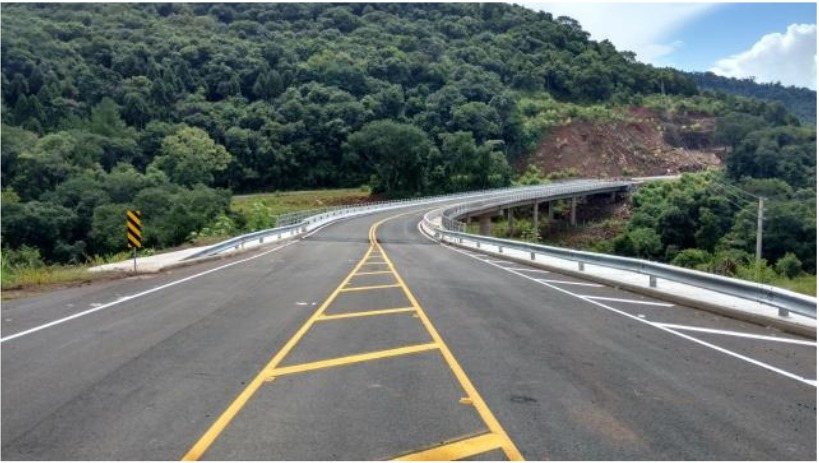
#> input picture Trailhead PDI/imgs/Ponte.jpg, 819 x 463 px
$ python '2.3-Espelhando uma imagem.py'
#> lines starting #> are read from the running program, lines starting #| are printed output that depends on the picture
import cv2
img = cv2.imread('imgs/Ponte.jpg')
#> img is the input picture: shape (463, 819, 3); mean B, G, R 105.8, 109.8, 102.1
cv2.imshow("Original", img)
flip_horizontal = img[::-1,:]#comando equivalente abaixo
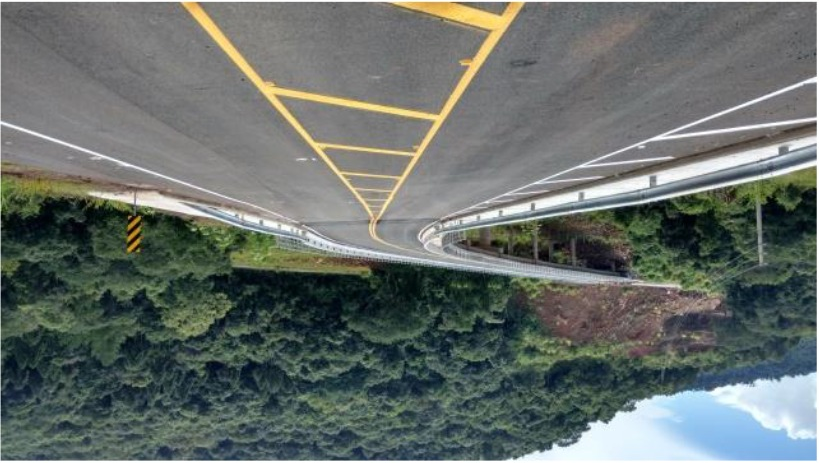
#> flip_horizontal: shape (463, 819, 3); mean B, G, R 105.8, 109.8, 102.1
#flip_horizontal = cv2.flip(img, 1)
cv2.imshow("Flip Horizontal", flip_horizontal)
flip_vertical = img[:,::-1] #comando equivalente abaixo
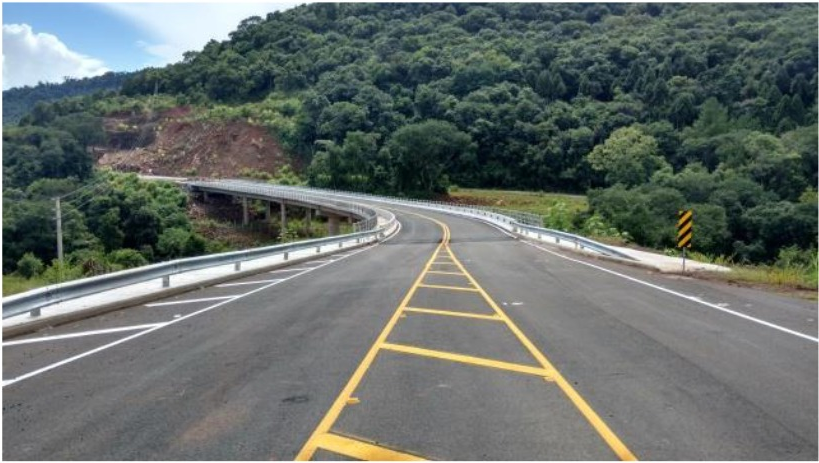
#> flip_vertical: shape (463, 819, 3); mean B, G, R 105.8, 109.8, 102.1
#flip_vertical = cv2.flip(img, 0)
cv2.imshow("Flip Vertical", flip_vertical)
flip_hv = img[::-1,::-1] #comando equivalente abaixo
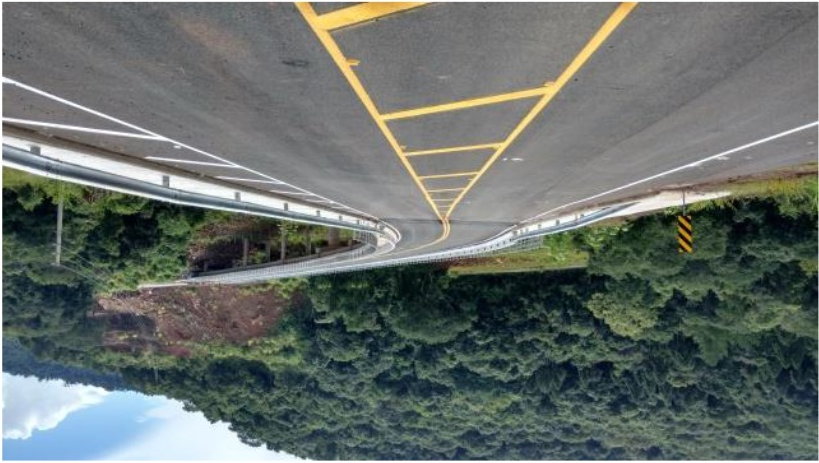
#> flip_hv: shape (463, 819, 3); mean B, G, R 105.8, 109.8, 102.1
#flip_hv = cv2.flip(img, -1)
cv2.imshow("Flip Horizontal e Vertical", flip_hv)
cv2.waitKey(0)
